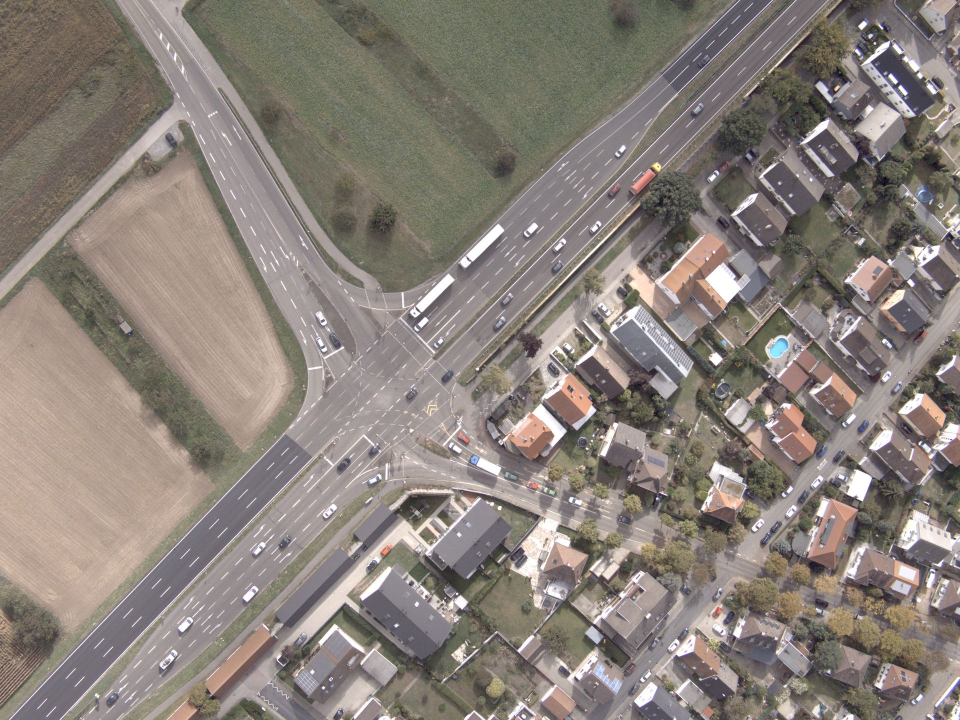
#> input picture pic/cross_1.jpg, 1920 x 1440 px (shown at 1/2 size)
$ python main.py
#> lines starting #> are read from the running program, lines starting #| are printed output that depends on the picture
import cv2 as cv
import numpy as np
from matplotlib import pyplot as plt


class GetHomography:
    """a Class for calculating Homography with RANSAC """
    def __init__(self):
        self.__pic_1 = [[]]
        self.__pic_2 = [[]]
        self.__pic_1_gray = [[]]
        self.__pic_2_gray = [[]]
        self.__pic_1_marked = [[]]
        self.__pic_2_marked = [[]]
        self.__pic_1_warp = [[]]

    def read_image(self, str_1, str_2):
#> called with str_1 = '../pic/cross_1.jpg', str_2 = '../pic/cross_2.jpg'
        self.__pic_1 = cv.imread(str_1)
        self.__pic_2 = cv.imread(str_2)
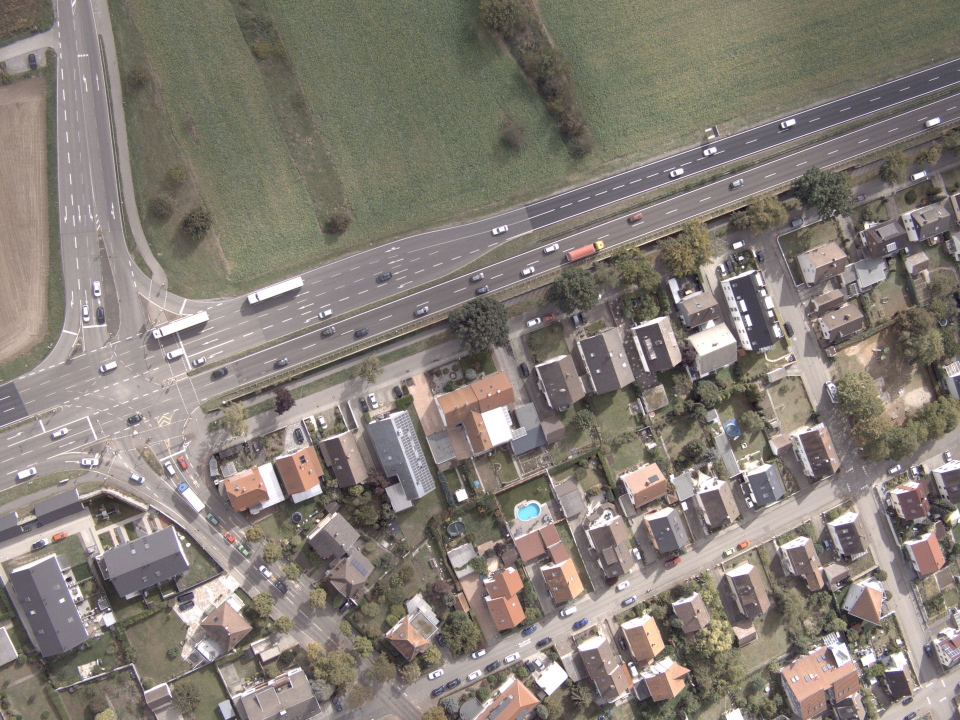
#> input picture pic/cross_2.jpg, 1920 x 1440 px (shown at 1/2 size)
        self.__pic_1_marked = self.__pic_1.copy()
        self.__pic_2_marked = self.__pic_2.copy()
        self.__pic_1_gray = cv.cvtColor(self.__pic_1, cv.COLOR_RGB2GRAY)
        self.__pic_2_gray = cv.cvtColor(self.__pic_2, cv.COLOR_RGB2GRAY)

    def fast_detector(self, threshold, output_path_1, output_path_2):
#> called with threshold = 50, output_path_1 = '../pic/image/new/result_1', output_path_2 = '../pic/image/new/result_2'
        fast = cv.FastFeatureDetector_create()
        fast.setThreshold(threshold)
        key_point_1 = fast.detect(self.__pic_1_gray, None)
        key_point_2 = fast.detect(self.__pic_2_gray, None)
        data_file_1 = open(output_path_1 + '.txt', 'w')
        data_file_2 = open(output_path_2 + '.txt', 'w')
        for i in range(len(key_point_1)):
            data_file_1.write(str(key_point_1[i].pt))
            data_file_1.write("\n")
            for j in range(-1, 2, 1):
                for k in range(-1, 2, 1):
                    self.__pic_1_marked[int(key_point_1[i].pt[1]) + j][int(key_point_1[i].pt[0]) + k] = [0, 0, 255]
        for i in range(len(key_point_2)):
            data_file_2.write(str(key_point_2[i].pt))
            data_file_2.write("\n")
            for j in range(-1, 2, 1):
                for k in range(-1, 2, 1):
                    self.__pic_2_marked[int(key_point_2[i].pt[1]) + j][int(key_point_2[i].pt[0]) + k] = [0, 0, 255]
        cv.imwrite(output_path_1 + '.jpg', self.__pic_1_marked)
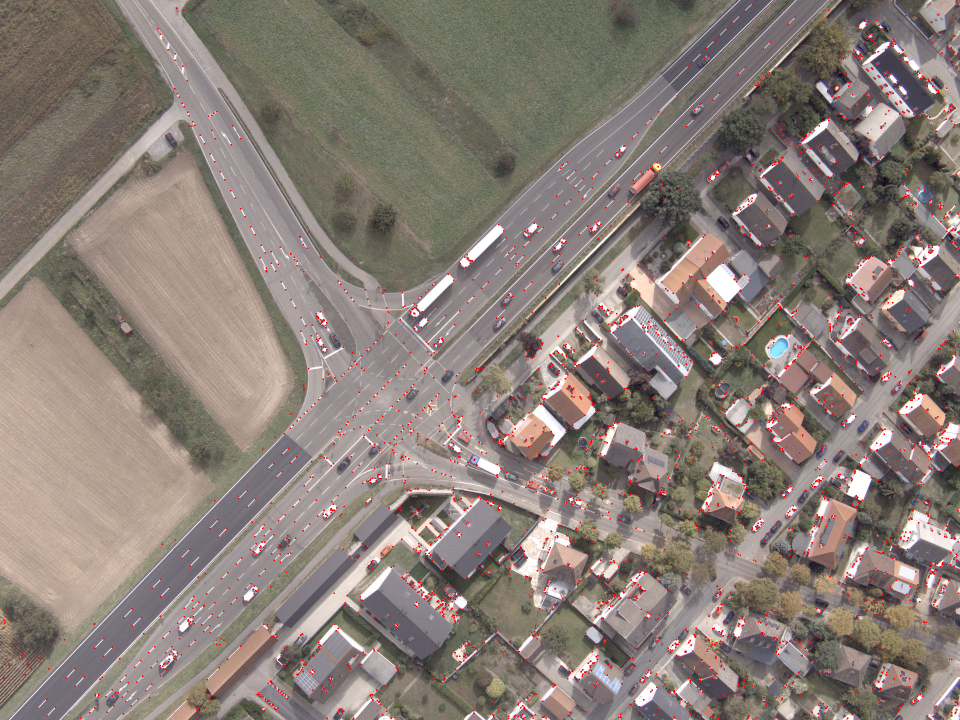
#> saved as result_1.jpg: shape (1440, 1920, 3) (shown at 1/2 size); mean B, G, R 119.6, 126.6, 138.3
        cv.imwrite(output_path_2 + '.jpg', self.__pic_2_marked)
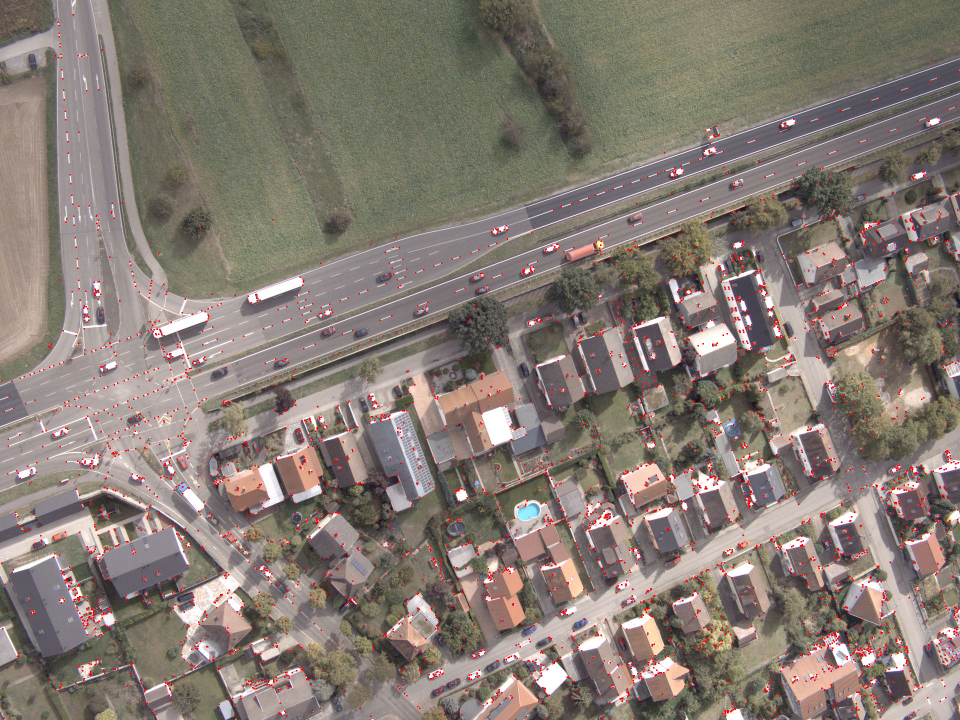
#> saved as result_2.jpg: shape (1440, 1920, 3) (shown at 1/2 size); mean B, G, R 115.6, 123.6, 134.4
        data_file_1.close()
        data_file_2.close()
        return [key_point_1, self.__pic_1_marked, key_point_2, self.__pic_2_marked]

    def homography_calculator(self, point_list_1, point_list_2):
        correspond_point_1 = np.float32(point_list_1)
        correspond_point_2 = np.float32(point_list_2)
        homo_mask = cv.findHomography(correspond_point_1, correspond_point_2)
        return homo_mask[0]

    def warp_image(self, homo_mask, output_path, marked=1):
#> called with homo_mask = array of shape (3, 3), output_path = '../pic/image/new/result_1to2.jpg', marked = 1
        size = (self.__pic_1.shape[1], self.__pic_1.shape[0])
        homo_matrix = np.mat(homo_mask)
        if marked == 1:
            self.__pic_1_warp = cv.warpPerspective(self.__pic_1_marked, homo_matrix, size)
        else:
            self.__pic_1_warp = cv.warpPerspective(self.__pic_1, homo_matrix, size)
        cv.imwrite(output_path, self.__pic_1_warp)
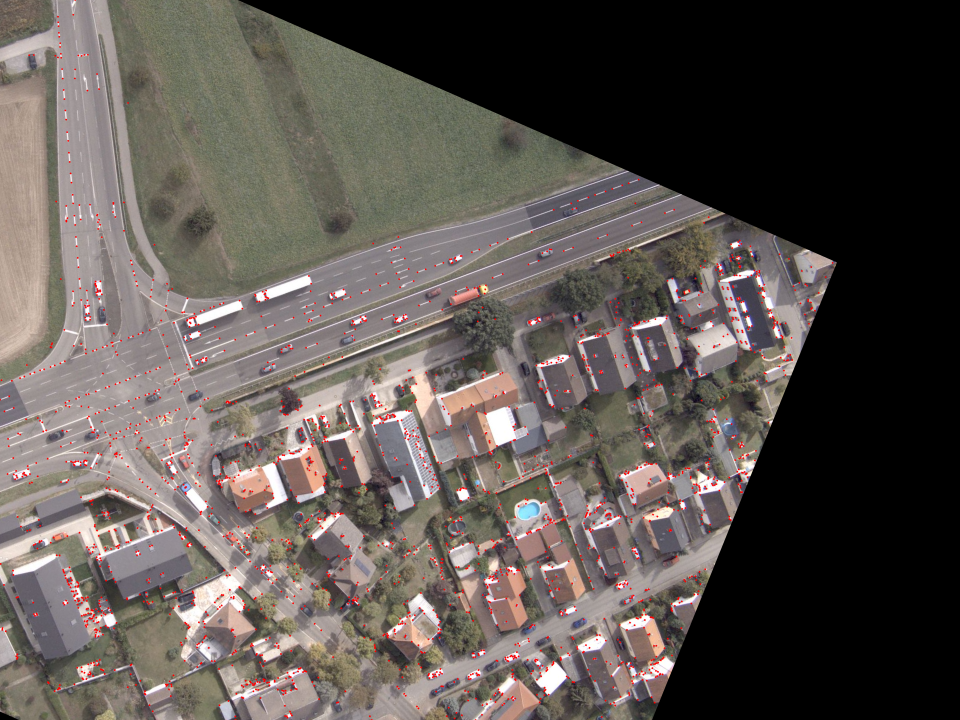
#> saved as result_1to2.jpg: shape (1440, 1920, 3) (shown at 1/2 size); mean B, G, R 81.6, 86, 93.4
        return self.__pic_1_warp


if __name__ == '__main__':
    find_homo = GetHomography()
    orig_pic_path_1 = '../pic/cross_1.jpg'
    orig_pic_path_2 = '../pic/cross_2.jpg'
    output_1 = '../pic/image/new/result_1'
    output_2 = '../pic/image/new/result_2'
    pick_point_1 = [(374, 161), (576, 896), (1376, 132), (1288, 1062)]
    pick_point_2 = [(146, 29), (18, 792), (1107, 419), (642, 1260)]
    find_homo.read_image(orig_pic_path_1, orig_pic_path_2)
    [key_point_1_, result_1, key_point_2_, result_2] = find_homo.fast_detector(50, output_1, output_2)
    homography_1to2 = find_homo.homography_calculator(pick_point_1, pick_point_2)
    result = find_homo.warp_image(homography_1to2, "../pic/image/new/result_1to2.jpg")

    # [4 lines of commented-out code are left out]
